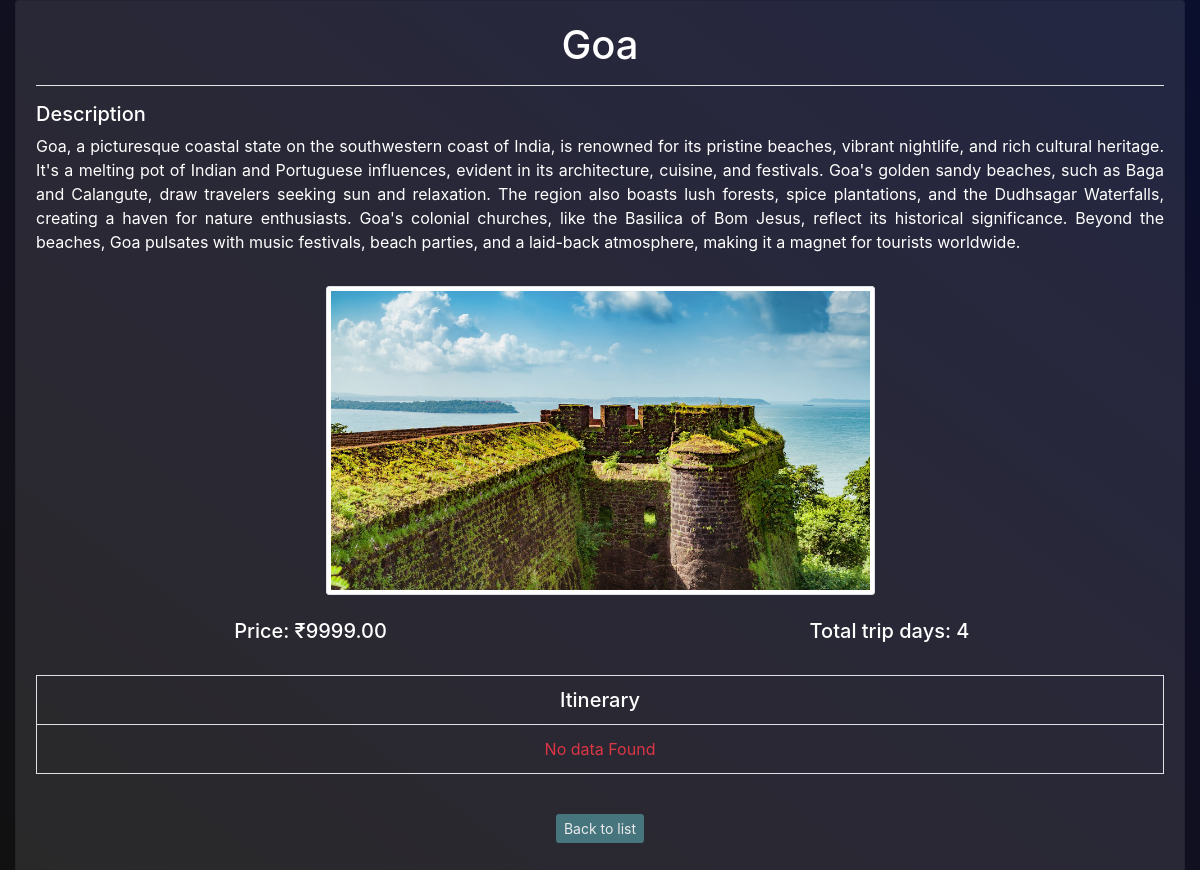
Page /get-tour-detail-view/1/ (signed in) on the committed database.
### admin_app/models.py (models this page shows)
class TourList(models.Model):
    place_name = models.CharField(max_length=255)
    description = models.TextField()
    price = models.DecimalField(max_digits=10,decimal_places=2)
    image = models.FileField(upload_to='uploads/images')
    total_trip_days = models.IntegerField()
    created_at = models.DateTimeField(auto_now_add= True)

### admin_app/views.py (the view)
# urls.py: path('get-tour-detail-view/<int:tour_id>/',views.get_tour_view_data,name='get_tour_detail_view'),
@login_required(login_url='/')
def get_tour_view_data(request,tour_id):
    if request.method == 'GET':
        try:
            tour_itinerary_instance = Itinerary.objects.filter(tour = tour_id).order_by('day')
            tour_instance = TourList.objects.get(pk = tour_id)
            print([data.tour.place_name  for data in tour_itinerary_instance ])
        except Itinerary.DoesNotExist:
            messages.error(request,'Invalid tour place id')
            return redirect('/get-tour-plans')
        return render(request,'tour_pages/admin_tour_view_page.html',{'tour_instance':tour_instance,'tour_itinerary_instance':tour_itinerary_instance})
    return render(request,'tour_pages/admin_tour_list_page.html')

### admin_app/templates/tour_pages/admin_tour_view_page.html (shortened to what this page needs)
{% extends 'layout/base_layout.html' %}
{% block content %}
    <div class="container-fluid">
      <div class="row">
        <div class="col-12" id="card">
          <div class="card" id="viewCardBody">
            <div class="card-body">
              {% if tour_instance %}
              <h1 class="card-title text-center text-white">
                {{tour_instance.place_name}}
              </h1>
              <hr class="bg-white" />
              <h5 class="text-white">Description</h5>
              <p class="card-text text-justify text-white">
                {{tour_instance.description}}
              </p>
              <div class="row">
                <div class="col-3"></div>
                <div
                  class="col-6"
                  style="display: flex; justify-content: center"
                >
                  <img
                    class="card-img img-thumbnail mt-3"
                    src="/media/{{tour_instance.image}}"
                    alt="img"
                    style="aspect-ratio: 16/9"
                  />
                </div>
              </div>
              <div class="row text-white mt-4 h5">
                <div class="col text-center">
                  Price:&nbsp;&#8377;{{tour_instance.price}}
                </div>
                <div class="col text-center h5">
                  Total trip days:&nbsp;{{tour_instance.total_trip_days}}
                </div>
              </div>
              <div class="table-responsive mt-4">
                <table class="table table-bordered text-white">
                  <tr>
              {% endif %}
                <th colspan="2" class="text-center h5">Itinerary</th>
              </tr>
              {% if tour_itinerary_instance %}
              {% for data in tour_itinerary_instance %}
              <tr>
                    <td class="align-middle w-25 text-center">Day {{data.day}}</td>
                    <td>
                      {{data.activities}}
                    </td>
                  </tr>
                  {% endfor %}
                  {% else %}
                  <tr>
                    <td class="align-middle w-25 text-center text-danger">No data Found</td>
                  </tr>
                {% endif %}
                </table>
              </div>
              <div class="d-flex justify-content-center">
                <a
                  href="{% url 'get_tour_list' %}"
                  class="btn btn-sm text-white my-4"
                  id="back-btn"
                  style="background-color: #4a7e87; border: none"
                  >Back to list</a
                >
              </div>
            </div>
          </div>
        </div>
      </div>
    </div>
{% endblock %}

### admin_app/templates/layout/base_layout.html (shortened to what this page needs)
<!DOCTYPE html>
<html lang="en">
<head>
    <link rel="stylesheet" href="https://cdnjs.cloudflare.com/ajax/libs/font-awesome/4.7.0/css/font-awesome.min.css">
    <link
      rel="stylesheet"
      href="https://cdn.jsdelivr.net/npm/bootstrap@4.6.2/dist/css/bootstrap.min.css"
    />
</head>
<body>
    {% block content %}
    {% endblock %}
</body>
</html>

### admin_app/templates/tour_pages/admin_tour_view_page.html (style rules this page uses)
body { background-image: linear-gradient( to right top, #111111, #121019, #111020, #0f0f27, #0a0f2e ); min-height: 100vh; height: 100%; }
#back-btn { opacity: 0.9; }
#viewCardBody { background-color: rgba(255, 255, 255, 0.1); }

### rows in the picture
TourList: place_name "Goa", description "Goa, a picturesque coastal state on the southwestern coast of India, is renowned for its pristine beaches, vibrant nightlife, and rich cultural heritage. It's a melting pot of Indian and Portuguese influences, evident in its architecture, cuisine, and festivals. Goa's golden sandy beaches, such as Baga and Calangute, draw travelers seeking sun and relaxation. The region also boasts lush forests, spice plantations, and the Dudhsagar Waterfalls, creating a haven for nature enthusiasts. Goa's colonial churches, like the Basilica of Bom Jesus, reflect its historical significance. Beyond the beaches, Goa pulsates with music festivals, beach parties, and a laid-back atmosphere, making it a magnet…", image (picture), price "9999.00", total_trip_days "4"
